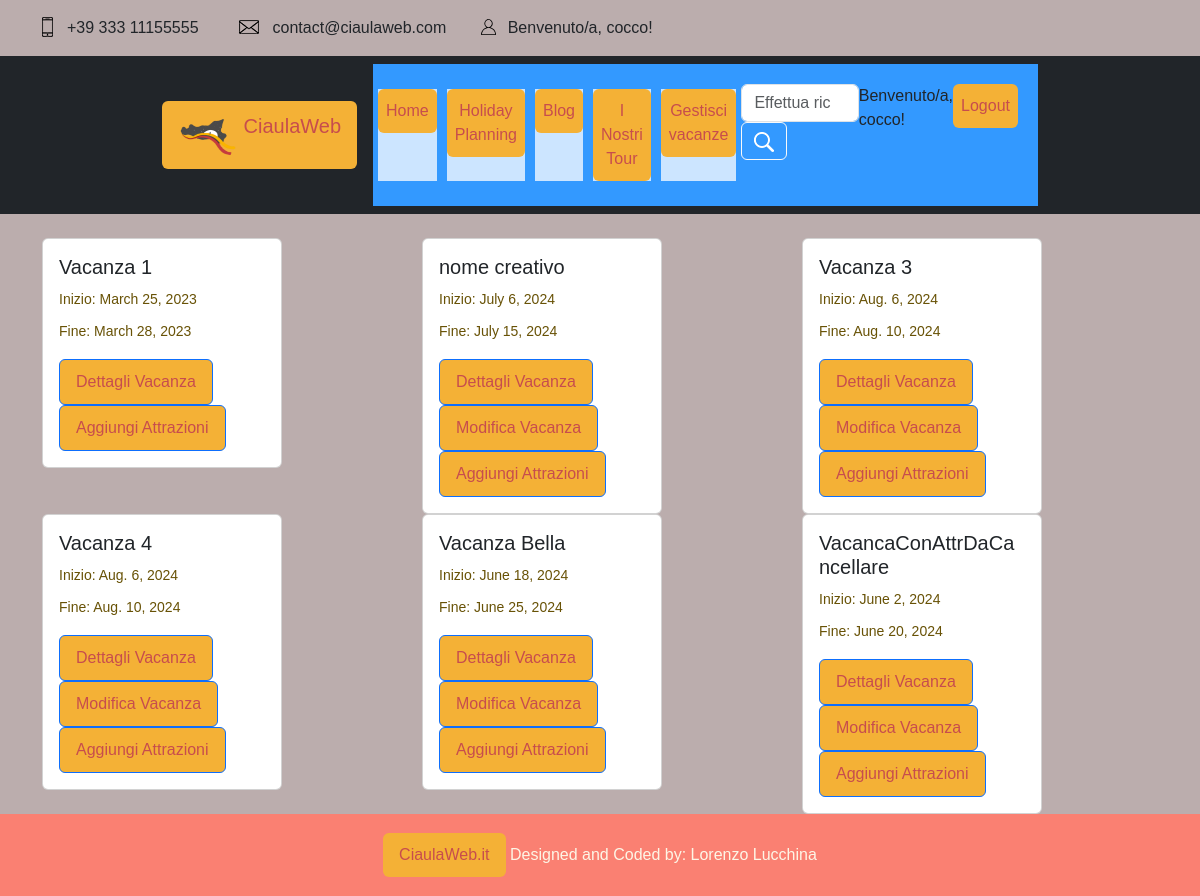
The page /HolidayPlanning/vacanze/ (signed in) on the database as committed earlier.
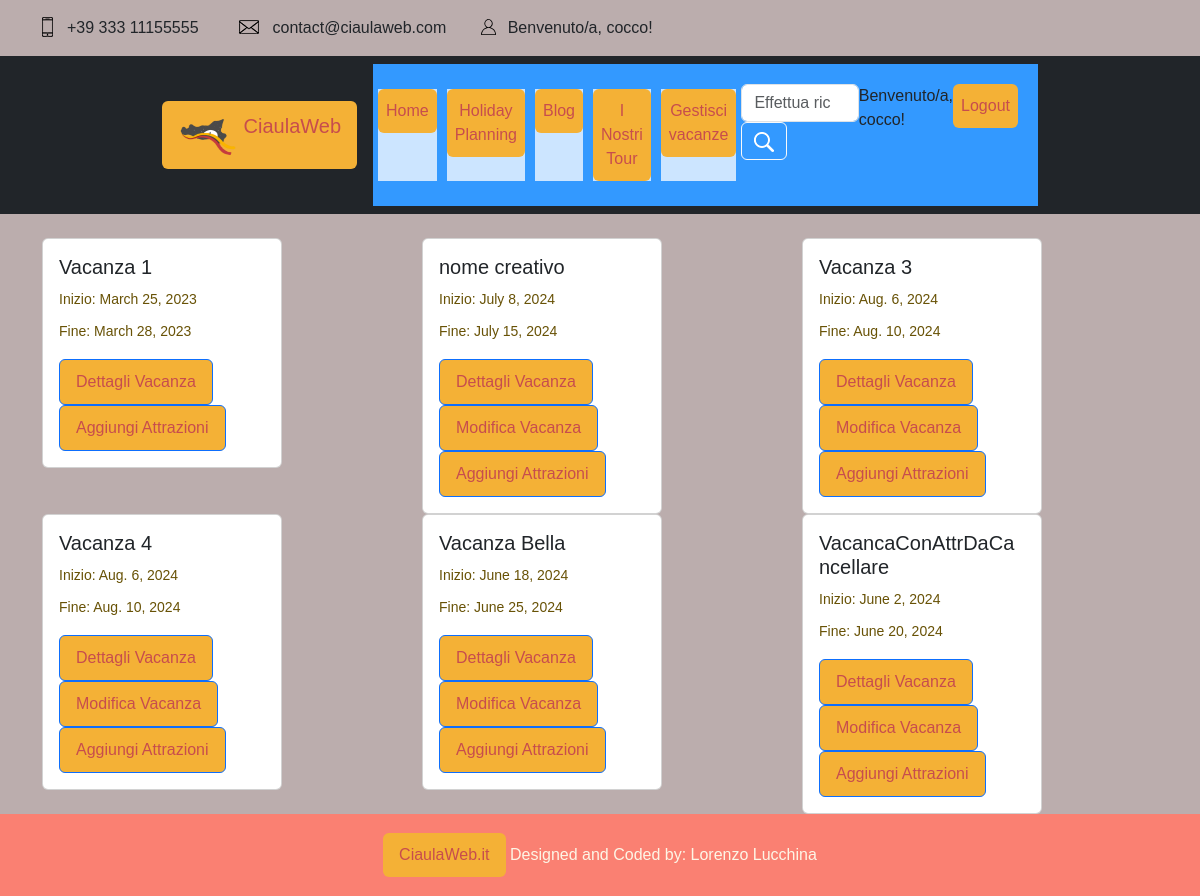
The same page on the database as committed later.
### HolidayPlanning/models.py (models this page shows, shortened)
class Vacanza(models.Model):
    nome = models.CharField(max_length=300, blank=True)
    dataArrivo = models.DateField()
    dataPartenza = models.DateField()
    nrPersone = models.IntegerField()
    budgetDisponibile = models.DecimalField(max_digits=10, decimal_places=2, blank=True)
    utente = models.ForeignKey(UserProfileModel, related_name='Utente', on_delete=models.PROTECT)
    scelte = models.ManyToManyField(Scelta, related_name='vacanze')
    spostamenti = models.ManyToManyField(Spostamento, related_name='spostamenti')
    class Meta:
        verbose_name = "Vacanza"
        verbose_name_plural = "Vacanze"

### HolidayPlanning/views.py (the view)
# urls.py: path("vacanze/", VacanzeList.as_view(), name="vacanze"),
class VacanzeList(LoginRequiredMixin, ListView):
    model = Vacanza
    template_name = "HolidayPlanning/vacanze.html"
    def get_context_data(self, **kwargs):
        context = super().get_context_data(**kwargs)
        context['title'] = "Le tue Vacanze"
        context['utente'] = self.request.user
        context['vacanze'] = Vacanza.objects.filter(utente=self.request.user)
        context['tour'] = False
        context['today'] = date.today()
        return context

### profiles/models.py (called while the page is built)
    @property
    def is_staff(self):
        return self.is_admin

### HolidayPlanning/templates/HolidayPlanning/vacanze.html (shortened to what this page needs)
{% extends "base.html" %}
{% block head %}
{% load static %}
    <link rel="stylesheet" type="text/css" href="{% static '/css/style.css' %}">
{% endblock %}
{% block content %}
{% include "header.html" %}
  <div class="container mt-4">
    <div class="row">
        {% for v in vacanze %}
            {% if vacanze|length <= 2 %}
                <div class="col-md-6 mb-3 mb-md-0">
                {% else %}
                    <div class="col-md-4 mb-3 mb-md-0">
            {% endif %}
                <div class="card" style="width: 15rem;">
                    <div class="card-body">
                    	{% if v.nome != "" %}
                        	<h5 class="card-title" style="margin-bottom: 0.5rem;">{{ v.nome }}</h5>
                    	{% else %}
                        	<h5 class="card-title" style="margin-bottom: 0.5rem;">Vacanza {{forloop.counter }}</h5>
                    	{% endif %}
                        	<p class="card-text" style="margin-bottom: 0.5rem;">Inizio: {{ v.dataArrivo }}</p>
							<p class="card-text" style="margin-bottom: 0.5rem;">Fine: {{ v.dataPartenza }}</p>
						<div class="button-group" style="display: flex; flex-wrap: wrap; justify-content: space-between;">
                    		{% if tour %}
                        		<a href="{% url "HolidayPlanning:dettagliotour" v.pk %}" class="btn btn-primary" style="margin-top: 0.5rem;">Dettagli Tour</a>
                    		{% else %}
                        		<a href="{% url "HolidayPlanning:dettagliovacanza" v.pk %}" class="btn btn-primary" style="margin-top: 0.5rem;">Dettagli Vacanza</a>
                    		{% endif %}
                    		{% if not tour %}
                                {% if not v.dataPartenza < today %}
                        		    <a href="{% url "HolidayPlanning:modificavacanza" v.pk %}" class="btn btn-primary">Modifica Vacanza</a>
                        		{% endif %}
                                    <a href="{% url "attractions:attrazioni" %}?vacanza_id={{v.pk}}" class="btn btn-primary">Aggiungi Attrazioni</a>
                    		{% endif %}
						</div>
                    	</div>
                	</div>
            	</div>
        {% empty %}
                <p class="col-12">Non Hai ancora creato vacanze</p>
                <p class="col-12">Clicca <a href="{% url "HolidayPlanning:creavacanza" %}">qui</a> per crearne una</p>
        {% endfor %}
    </div>
  </div>
{% endblock %}

Rows that differ between the two databases and show on the page:
changed Vacanza "nome creativo": dataArrivo "July 6, 2024" → "July 8, 2024"
